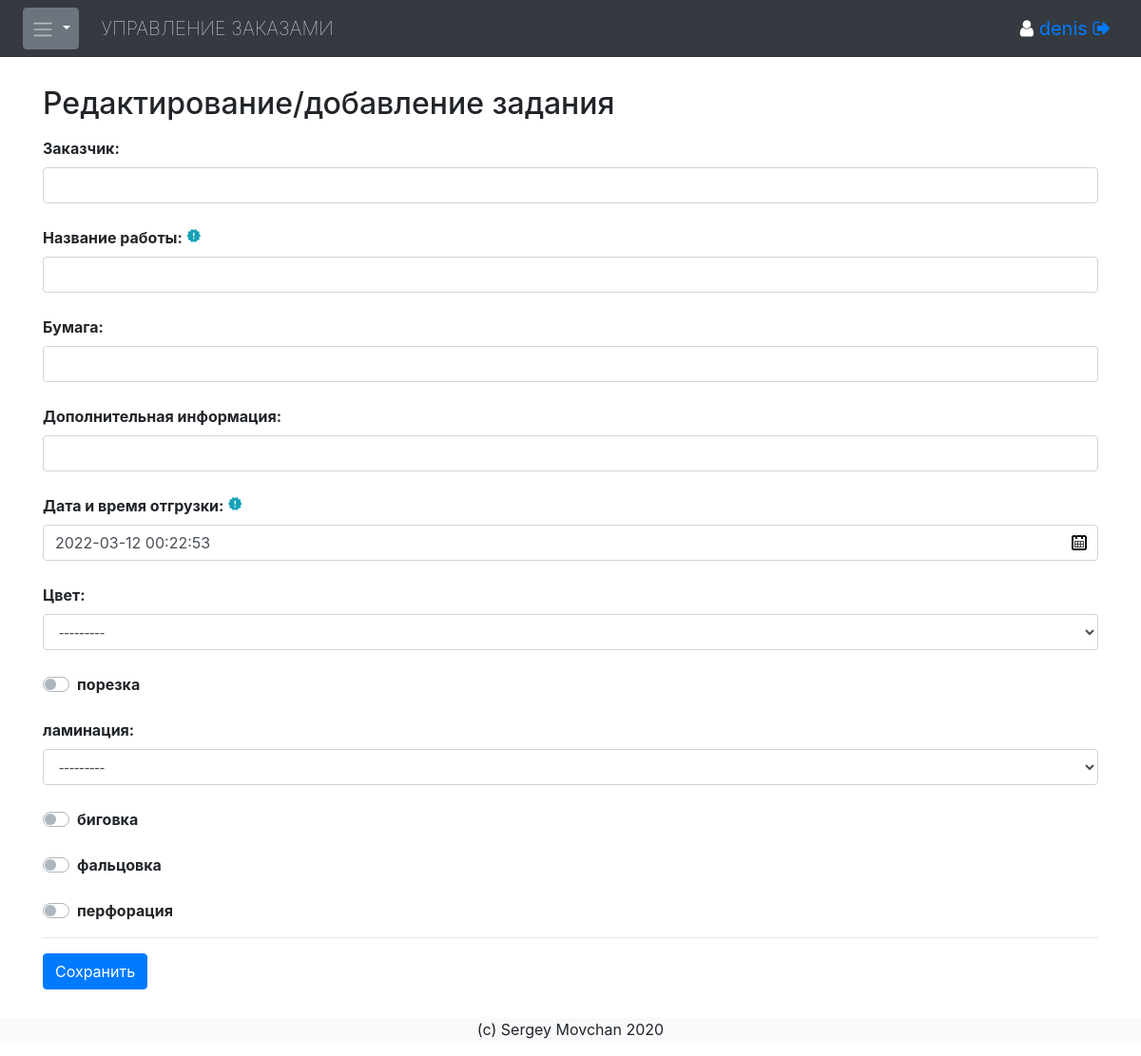
Page /jobs/addedit/ (signed in) on the committed database.
### jobqueue/models.py (models this page shows, shortened)
class Tagtype(models.Model):
    name = models.CharField(db_index=True, verbose_name='Название тега', unique=True, max_length=100)
    icon2 = models.CharField(db_index=True, verbose_name='Иконка', max_length=100, null=True, blank=True)
    icon3 = models.TextField(verbose_name='Иконка своя', null=True, blank=True)
    seton = models.BooleanField(verbose_name='Установить для существующих задач', default=False, help_text='Операция может занять много времени при большом количестве задач в БД.')
    techop = models.BooleanField(verbose_name='Технологическая операция', default=False)
    color = models.ForeignKey('Colors', verbose_name='Цвет', null=True, blank=True, on_delete=models.SET_NULL)
    order = models.IntegerField(db_index=True, default=0)
    class Meta:
        ordering = ['order']
    def __str__(self):
        return self.name

### jobqueue/decorators.py (the view)
    def wrap(request, *args, **kwargs):
        user = request.user
        rights = user.profile.rights.names()
        if "task" in rights:
            return function(request, *args, **kwargs)
        else:
            messages.error(request, 'У Вас нет прав создавать, изменять и удалять задачам.', extra_tags='danger')
            raise PermissionDenied

### jobqueue/forms.py (called while the page is built)
def parse_tags(lss):
    regex = r"(?P<name>.*?)\s*\((?P<ext>.*)\)"
    out = {}
    for ls in lss:
        matches = re.search(regex, str(ls))
        if matches:
            name = matches.group('name')
            if type(out.get(name)) is not list:
                out[name] = [(ls.id, ls.name)]
            else:
                out[name].append((ls.id, ls.name))
        else:
            if type(out.get(ls)) is not list:
                out[str(ls)] = [(ls.id, ls.name)]
            else:
                out[str(ls)].append((ls.id, ls.name))
    return out

### jobqueue/models.py (called while the page is built)
    def checknt(self, *args, **kwargs):
        try:
            nval = str(args[0]).rjust(4,"0")
        except:
            return False
        if self.newtag:
            ls = self.newtag.split(",")
        else:
            ls = []
        if nval in ls:
            return True
        else:
            return False

    def __str__(self):
        return self.name

### jobqueue/templates/form.html (shortened to what this page needs)
{% extends 'base.html' %}
{% block content %}
{% load fl_extras %}
<div class="container">
  <h2>{{ form.form_title }}</h2>
<form method="post">
<fieldset>
{% with form=form %}
{% include 's_form.html' %}
{% endwith %}
<hr>
<button id="btok" type="submit" class="btn btn-primary">Сохранить</button>
</fieldset>
</form>
</div>
{% endblock %}

### jobqueue/templates/base.html (shortened to what this page needs)
<!DOCTYPE html>
<html lang="en">
<head>
  <link rel="stylesheet" href="https://maxcdn.bootstrapcdn.com/bootstrap/4.4.1/css/bootstrap.min.css">
  <link rel="stylesheet" type="text/css" href="/static/Zebra_Datepicker/css/bootstrap/zebra_datepicker.min.css"/>
  <link rel="stylesheet" href="https://cdnjs.cloudflare.com/ajax/libs/font-awesome/4.7.0/css/font-awesome.min.css">
  <link rel="stylesheet" href="//code.jquery.com/ui/1.12.1/themes/base/jquery-ui.css">
  <link rel="stylesheet" href="/static/select.css">
  <link rel="stylesheet" href="/static/rotate.css">
  <link rel="stylesheet" href="/static/popover.css">
</head>
<body>
<nav class="navbar navbar-expand-md bg-dark navbar-dark">
    <button type="button" class="btn btn-secondary dropdown-toggle ml-2 p-2" data-toggle="dropdown">
      <span class="navbar-toggler-icon"></span>
    </button>
  <a class="navbar-brand ml-4 text-uppercase font-weight-lighter" href="{% url 'jobs_list' %}">Управление заказами</a>
  <div class="ml-auto navbar-brand">{% if request.user.is_authenticated %}
<i class="fa fa-user"></i> <a href="{% url 'profile_view' %}">{{ request.user }}</a> <a href="{% url 'logout_view' %}"><i class="fa fa-sign-out"></i></a></div>
{% else %}Авторизируйтесь{% endif %}
</nav>
<div class="container-fluid" style="margin-top:30px;margin-bottom:30px">
{% block content %}
{% endblock %}
</div>
<div class="container-fluid bg-light text-center" style="margin-bottom:0">
  <p>(c) Sergey Movchan 2020</p>
</div>
</body>
</html>

### jobqueue/templates/s_form.html (shortened to what this page needs)
{% load fl_extras %}
{% for field in form %}
{% if field.field.widget.input_type == 'checkbox' %}
<div class="form-group">
  <div class="custom-control custom-switch">
    <label class="custom-control-label mb-0 mt-2 font-weight-bolder" for="{{ field.id_for_label }}">{{ field.label }}</label>
  </div>
</div>
{% else %}
<div class="form-group">
<label class="mb-0 mt-2 font-weight-bolder">{{ field.label_tag }}
{% if field.field.required %}<i class="material-icons text-info" style="font-size:1em;" data-toggle="tooltip" data-placement="top" title="Обязательно к заполнению">new_releases</i>{% endif %}
</label>
{% if field.html_name == 'icon2' %}{{ field|parsetags }}{% else %}{{ field }}{% endif %}
</div>
{% endif %}
{% endfor %}

### jobqueue/static/select.css (style rules this page uses)
select { font-family: 'FontAwesome', Verdana }
input { .form-control; }

### rows in the picture
Tagtype: label "порезка"
Tagtype: label "биговка"
Tagtype: label "фальцовка"
Tagtype: label "перфорация"

### other values in the picture
{{ request.user }} "denis"
{{ field.label_tag }} "Заказчик:" "Название работы:" "Бумага:" "Дополнительная информация:" "Дата и время отгрузки:" "Цвет:" "ламинация:"
